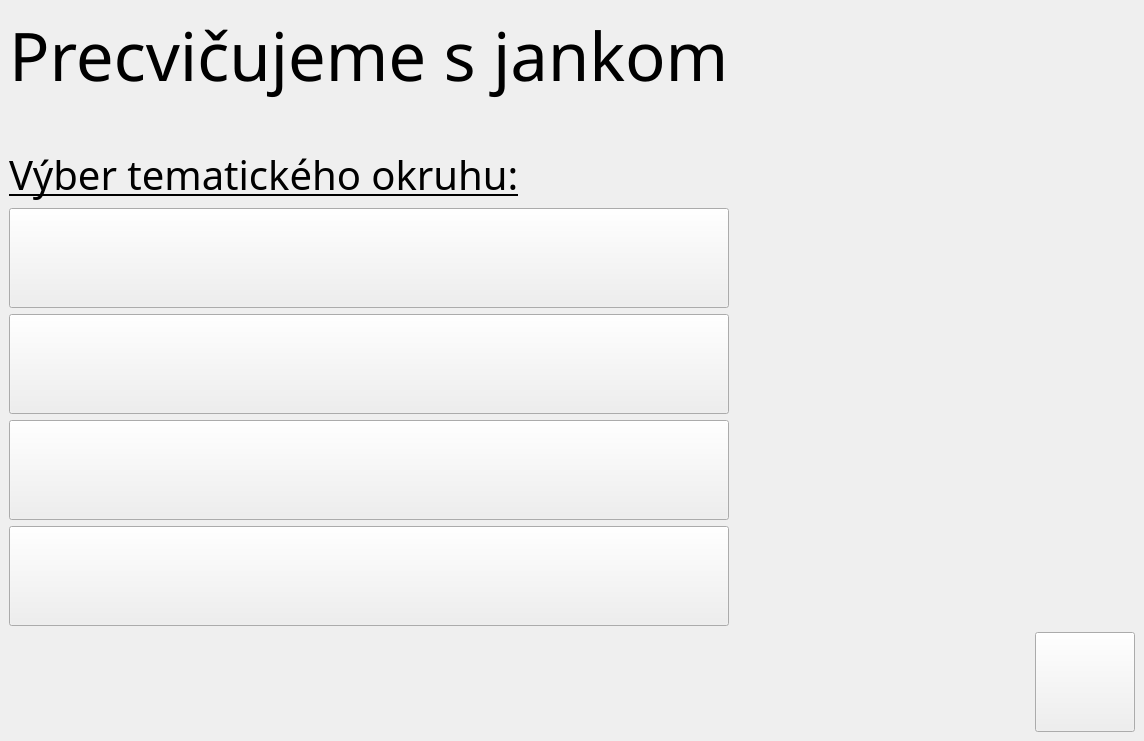
<?xml version="1.0" encoding="UTF-8"?>
<ui version="4.0">
 <class>Learn_soft</class>
 <widget class="QMainWindow" name="Learn_soft">
  <property name="geometry">
   <rect>
    <x>0</x>
    <y>0</y>
    <width>1000</width>
    <height>700</height>
   </rect>
  </property>
  <property name="windowTitle">
   <string>Learn_soft</string>
  </property>
  <property name="toolTipDuration">
   <number>-1</number>
  </property>
  <property name="autoFillBackground">
   <bool>false</bool>
  </property>
  <property name="styleSheet">
   <string notr="true">#Learn_soft {
border-image:url(:/img/images/bg_janko.jpg) 0 0 0 0 stretch stretch
}</string>
  </property>
  <widget class="QWidget" name="centralwidget">
   <layout class="QGridLayout" name="gridLayout_3">
    <item row="7" column="0">
     <widget class="QPushButton" name="btn_3">
      <property name="minimumSize">
       <size>
        <width>330</width>
        <height>100</height>
       </size>
      </property>
      <property name="focusPolicy">
       <enum>Qt::WheelFocus</enum>
      </property>
      <property name="styleSheet">
       <string notr="true"/>
      </property>
      <property name="text">
       <string/>
      </property>
     </widget>
    </item>
    <item row="2" column="0">
     <widget class="QLabel" name="label_temat">
      <property name="font">
       <font>
        <family>Farm to Market Fancy</family>
        <pointsize>30</pointsize>
        <underline>true</underline>
       </font>
      </property>
      <property name="text">
       <string>Výber tematického okruhu:</string>
      </property>
     </widget>
    </item>
    <item row="10" column="0">
     <spacer name="verticalSpacer_2">
      <property name="orientation">
       <enum>Qt::Vertical</enum>
      </property>
      <property name="sizeHint" stdset="0">
       <size>
        <width>20</width>
        <height>40</height>
       </size>
      </property>
     </spacer>
    </item>
    <item row="1" column="0">
     <spacer name="verticalSpacer">
      <property name="orientation">
       <enum>Qt::Vertical</enum>
      </property>
      <property name="sizeType">
       <enum>QSizePolicy::Fixed</enum>
      </property>
      <property name="sizeHint" stdset="0">
       <size>
        <width>20</width>
        <height>40</height>
       </size>
      </property>
     </spacer>
    </item>
    <item row="0" column="0">
     <widget class="QLabel" name="label_tit">
      <property name="font">
       <font>
        <family>Farm to Market Fancy</family>
        <pointsize>50</pointsize>
        <weight>50</weight>
        <italic>false</italic>
        <bold>false</bold>
       </font>
      </property>
      <property name="text">
       <string>Precvičujeme s jankom</string>
      </property>
     </widget>
    </item>
    <item row="3" column="0">
     <spacer name="verticalSpacer_3">
      <property name="orientation">
       <enum>Qt::Vertical</enum>
      </property>
      <property name="sizeHint" stdset="0">
       <size>
        <width>20</width>
        <height>40</height>
       </size>
      </property>
     </spacer>
    </item>
    <item row="6" column="0">
     <widget class="QPushButton" name="btn_2">
      <property name="minimumSize">
       <size>
        <width>330</width>
        <height>100</height>
       </size>
      </property>
      <property name="focusPolicy">
       <enum>Qt::WheelFocus</enum>
      </property>
      <property name="styleSheet">
       <string notr="true"/>
      </property>
      <property name="text">
       <string/>
      </property>
     </widget>
    </item>
    <item row="4" column="0">
     <widget class="QPushButton" name="btn_1">
      <property name="minimumSize">
       <size>
        <width>330</width>
        <height>100</height>
       </size>
      </property>
      <property name="focusPolicy">
       <enum>Qt::WheelFocus</enum>
      </property>
      <property name="styleSheet">
       <string notr="true"/>
      </property>
      <property name="text">
       <string/>
      </property>
     </widget>
    </item>
    <item row="8" column="0">
     <widget class="QPushButton" name="btn_4">
      <property name="minimumSize">
       <size>
        <width>350</width>
        <height>100</height>
       </size>
      </property>
      <property name="focusPolicy">
       <enum>Qt::WheelFocus</enum>
      </property>
      <property name="text">
       <string/>
      </property>
     </widget>
    </item>
    <item row="10" column="2">
     <widget class="QPushButton" name="btn_settings">
      <property name="minimumSize">
       <size>
        <width>100</width>
        <height>100</height>
       </size>
      </property>
      <property name="maximumSize">
       <size>
        <width>100</width>
        <height>100</height>
       </size>
      </property>
      <property name="text">
       <string/>
      </property>
     </widget>
    </item>
    <item row="10" column="1">
     <spacer name="horizontalSpacer_2">
      <property name="orientation">
       <enum>Qt::Horizontal</enum>
      </property>
      <property name="sizeHint" stdset="0">
       <size>
        <width>40</width>
        <height>20</height>
       </size>
      </property>
     </spacer>
    </item>
    <item row="8" column="1" colspan="2">
     <spacer name="horizontalSpacer">
      <property name="orientation">
       <enum>Qt::Horizontal</enum>
      </property>
      <property name="sizeType">
       <enum>QSizePolicy::Minimum</enum>
      </property>
      <property name="sizeHint" stdset="0">
       <size>
        <width>400</width>
        <height>20</height>
       </size>
      </property>
     </spacer>
    </item>
   </layout>
  </widget>
 </widget>
 <resources/>
 <connections/>
</ui>
